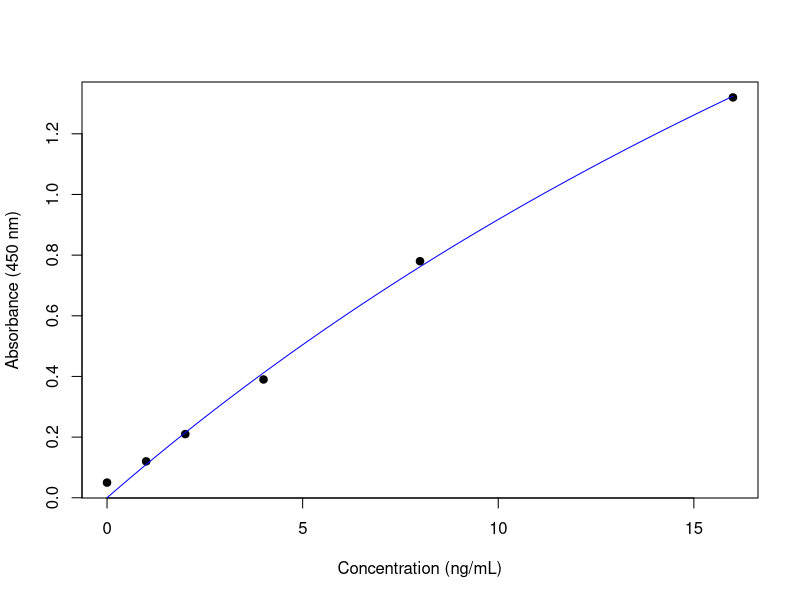

Recreate this plot in R.
data <- read.csv("data/synthetic_elisa_data.csv")

model <- nls(Absorbance ~ a * Concentration / (b + Concentration),
             data = data,
             start = list(a = 1, b = 1))

png("figures/standard_curve_example.png")
plot(data$Concentration, data$Absorbance, pch = 19,
     xlab = "Concentration (ng/mL)", ylab = "Absorbance (450 nm)")
curve(predict(model, data.frame(Concentration = x)), add = TRUE, col = "blue")
dev.off()
